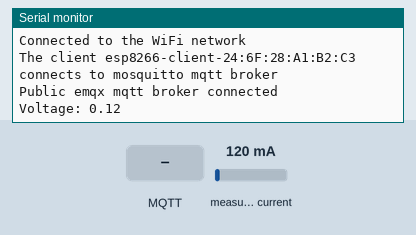
The sketch below on a simulated ESP8266 (NodeMCU). Shown: the last lines printed to the serial monitor. The test bench sets the inputs (shaded band); at power-on: measured current 120 mA. WiFi joins after 1.5 s; servers stay silent unless stated; the local clock reads 2024-03-15 10:24:30 at power-on unless the sketch sets it; no MQTT or app messages arrive unless stated.

Above: at 2.7 s.
2.8 s: MQTT message "1" arrives on the first subscribed topic
At 3.5 s:
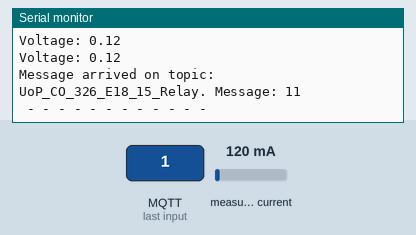
4.4 s: MQTT message "on" arrives on the first subscribed topic
At 6.4 s:
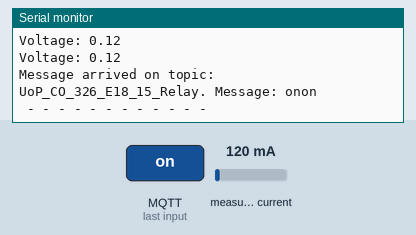
6.8 s: MQTT message "off" arrives on the first subscribed topic
At 8.8 s:
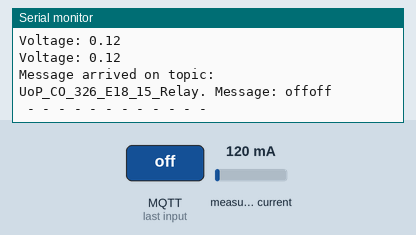
9.2 s: measured current set to 40 mA
At 10.6 s:
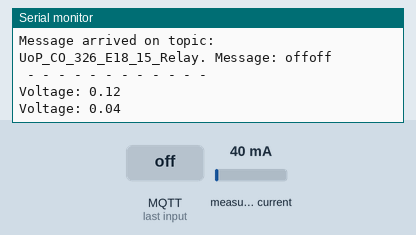
10.7 s: measured current set to 500 mA
At 11.8 s:
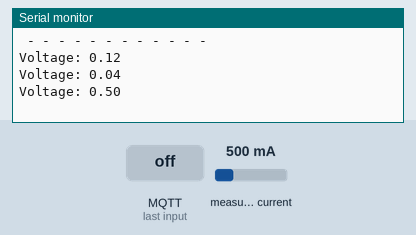
Timing chart, 0 to 13.2 s (numbered marks = the images above; inputs shaded):
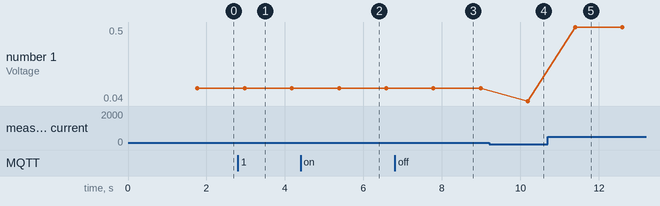

Measured:
- after the input at 2.8 s, the serial monitor: prints a new line after 0.17 s (image 1)
- after the input at 4.4 s, the serial monitor: prints a new line after 0.98 s (image 2)
- after the input at 6.8 s, the serial monitor: prints a new line after 0.98 s (image 3)
- after the input at 9.2 s, the serial monitor: prints a new line after 0.99 s (image 4)
- after the input at 10.7 s, the serial monitor: prints a new line after 0.69 s (image 5)
- plotted number 1: 0.12 → 0.04 after the input at 9.2 s, 0.04 → 0.5 after the input at 10.7 s

The sketch:

group15-arduino-code.ino
```cpp
// #include <WiFi.h>
#include <ESP8266WiFi.h>
// #include <WiFiClient.h>

#include <PubSubClient.h>

#include "time.h"

#include "EmonLib.h"  // for energy monitoring
#include <EEPROM.h>  // for reading and writing data to
                      // the ESP32’s non-volatile memory

// date and time settings
const long gmtOffset_sec = 19800;
const int daylightOffset_sec = 0;
const char* ntpServer = "pool.ntp.org";

// Replace the next variables with your SSID/Password combination
const char* ssid = "Nisala Induwara";
const char* password = "gango99ns";

// Add your MQTT Broker IP address,
const char* mqtt_broker = "test.mosquitto.org";
const int mqtt_port = 1883;

//topics
const char *topic_volt = "UoP_CO_326_E18_15_Voltage";
const char *topic_curr = "UoP_CO_326_E18_15_Current";
const char *topic_pow = "UoP_CO_326_E18_15_Power";
const char *topic_relay = "UoP_CO_326_E18_15_Relay";

// mqtt client
WiFiClient espClient;
PubSubClient client(espClient);
long lastMsg = 0;
char msg[50];
int value = 0;

//////////////////////////////
// pins of the current sensors
const int trigPinSensor1 = 5;
const int echoPinSensor1 = 18;

// const int trigPinSensor2 = 15;
// const int echoPinSensor2 = 2;
//////////////////////////////

// pins of the voltage sensor
// const int trigPinSensor = 5;
// const int echoPinSensor = 18;

// pins for the LEDs
#define UoP_CO326_Group15_Sensor_Curr_1 32
#define UoP_CO326_Group15_Sensor_Curr_2 25
#define UoP_CO326_Group15_Sensor_Volt 27

EnergyMonitor emon_for_curr_sen_1;
EnergyMonitor emon_for_curr_sen_2;
EnergyMonitor emon_for_volt_sen;

// defines two calibration constants for the voltage
// and current measurements
#define vCalibration 234.26
#define currCalibration 0.50
#define phaseShift 1.7

// callback for MQTT
// This runs when there is a new message from MQTT
void callback(char* topic, byte* message, unsigned int length) {
  // print the message for debugging
  Serial.print("Message arrived on topic: ");
  Serial.print(topic);
  Serial.print(". Message: ");

  // convert the byte messge into a char array
  String messageTemp;
  for (int i = 0; i < length; i++) {
    messageTemp += (char)message[i];
    Serial.print((char) message[i]);
  }
  Serial.println(messageTemp);
  Serial.println();
 Serial.println(" - - - - - - - - - - - -");

}

// conect to wifi
void setup_wifi() {
  delay(10);
  // We start by connecting to a WiFi network
  Serial.println();
  Serial.print("Connecting to ");
  Serial.println(ssid);

 WiFi.begin(ssid, password);
 while (WiFi.status() != WL_CONNECTED) {
  delay(500);
  Serial.println("Connecting to WiFi..");
 }
 Serial.println("Connected to the WiFi network");


  // Serial.println("");
  // Serial.println("WiFi connected");
  // Serial.println("IP address: ");
  // Serial.println(WiFi.localIP());
}


// if MQTT is not connected. Connect
void reconnect() {
   client.setServer(mqtt_broker, mqtt_port);
  client.setCallback(callback);
  while (!client.connected()) {
    String client_id = "esp8266-client-";
    client_id += String(WiFi.macAddress());
    Serial.printf("The client %s connects to mosquitto mqtt broker\n", client_id.c_str());
    if (client.connect(client_id.c_str())) {
      Serial.println("Public emqx mqtt broker connected");
    } else {
      Serial.print("failed with state ");
      Serial.print(client.state());
      delay(2000);
  }
  }
}

// get sensor reading from current sensor 1
// returns Irms as a float
float getCurrentSensor1Reading() {
  emon_for_curr_sen_1.current(UoP_CO326_Group15_Sensor_Curr_1, currCalibration);
  // float calIrms;
  // float curr1In;

  emon_for_curr_sen_1.calcVI(20,2000); // Calculate all. No.of wavelengths, time-out
  emon_for_curr_sen_1.serialprint(); // Print out all variables

  // digitalWrite(trigPinSensor1, LOW);
  // delayMicroseconds(2);
  // digitalWrite(trigPinSensor1, HIGH);
  // delayMicroseconds(10);
  // digitalWrite(trigPinSensor1, LOW);

  // curr1In = pulseIn(echoPinSensor1, HIGH);

  return emon_for_curr_sen_1.Irms;
}

// get sensor reading from current sensor 2
// returns Irms as a float
// float getCurrentSensor2Reading() {
//   emon_for_curr_sen_2.current(UoP_CO326_Group15_Sensor_Curr_2, currCalibration);
//   // float calIrms;
//   // float curr2In;

//   emon_for_curr_sen_2.calcVI(20,2000); // Calculate all. No.of wavelengths, time-out
//   emon_for_curr_sen_2.serialprint(); // Print out all variables

//   // digitalWrite(trigPinSensor2, LOW);
//   // delayMicroseconds(2);
//   // digitalWrite(trigPinSensor2, HIGH);
//   // delayMicroseconds(10);
//   // digitalWrite(trigPinSensor2, LOW);

//   // curr2In = pulseIn(echoPinSensor2, HIGH);

//   return emon_for_curr_sen_2.Irms;
// }

// get sensor reading from the voltage sensor
// returns Vrms as a float
float getVoltageSensorReading() {
  emon_for_volt_sen.voltage(UoP_CO326_Group15_Sensor_Volt, vCalibration, phaseShift);
  // float calVrms;
  // float VIn;

  emon_for_volt_sen.calcVI(20,2000); // Calculate all. No.of wavelengths, time-out
  emon_for_volt_sen.serialprint(); // Print out all variables

  // digitalWrite(trigPinSensor, LOW);
  // delayMicroseconds(2);
  // digitalWrite(trigPinSensor, HIGH);
  // delayMicroseconds(10);
  // digitalWrite(trigPinSensor, LOW);

  // VIn = pulseIn(echoPinSensor, HIGH);

  return emon_for_volt_sen.Vrms;
}

// String getLocalTimeAsString() {
//   struct tm timeinfo;
//   if (!getLocalTime(&timeinfo)) {
//     return "Failed to obtain time";
//   }

//   char buffer[150];
//   strftime(buffer, sizeof(buffer), "%B %d %Y %H:%M:%S", &timeinfo);

//   return String(buffer);
// }

// runs this code once when program starts
void setup() {
  // set serial port baud rate
  Serial.begin(115200);

  // set current sensors pins mode
  pinMode(trigPinSensor1, OUTPUT);
  pinMode(echoPinSensor1, INPUT);
  // pinMode(trigPinSensor2, OUTPUT);
  // pinMode(echoPinSensor2, INPUT);

  pinMode(UoP_CO326_Group15_Sensor_Curr_1, OUTPUT);
  pinMode(UoP_CO326_Group15_Sensor_Curr_2, OUTPUT);


  // // set voltage sensor pins mode
  // pinMode(trigPinSensor, OUTPUT);
  // pinMode(echoPinSensor, INPUT);

  pinMode(UoP_CO326_Group15_Sensor_Volt, OUTPUT);

  // connect to wifi
  setup_wifi();

  // set mqtt configurations
  client.setServer(mqtt_broker, mqtt_port);
  client.setCallback(callback);

  // init and get the time
  configTime(gmtOffset_sec, daylightOffset_sec, ntpServer);
  client.subscribe(topic_relay);

  // // For the Voltage Sensor: input pin, calibration, phase_shift
  // emon.voltage(UoP_CO326_Group15_Sensor_Volt, vCalibration, 1.7);

  // // For Current Sensors: input pin, calibration.
  // emon.voltage(UoP_CO326_Group15_Sensor_Curr_1, currCalibration);
  // emon.current(UoP_CO326_Group15_Sensor_Curr_2, currCalibration);
}

void loop() {
  // if mqtt is not conected. connect to mqtt broker
  if (!client.connected()) {
    reconnect();
  }


  // float Irms2 = getCurrentSensor2Reading();

  // float Iavg = (Irms1 + Irms2) / 2.0;

  // String dateAndTime = getLocalTimeAsString();

  // create the mqtt msg to send
  // String msg = "{\"deviceName\" : \"Group15Node1\" , \
  //   \"timeMeasured\" : \"" + dateAndTime + "\", \
  //        \"VoltageSensor\" : \""+String(Vrms)+"\", \
  //        \"CurrentSensor1\" : \""+String(Irms1)+"\", \
  //        \"CurrentSensor2\" : \""+String(Irms2)+"\"}";

  // char msgCharAray[500] = {};

  // msg.toCharArray(msgCharAray, 499);

  // client.publish("group15/sensors", msgCharAray);
  publishVoltage();
  // publishCurrent();
  // publishPower();
  client.loop();


  delay(1000);
}


void publishVoltage() {
  // get readings from the voltage sensor
  float Vrms = getCurrentSensor1Reading();
  char voltageStr[10];
  dtostrf(Vrms, 4, 2, voltageStr);
  client.publish(topic_volt, voltageStr);
  Serial.print("Voltage: ");
  Serial.println(voltageStr);
}

void publishCurrent() {
// get readings from the current sensors
  float Irms1 = getCurrentSensor1Reading();
  char currentStr[10];
  dtostrf(Irms1, 4, 2, currentStr);
  client.publish(topic_curr, currentStr);
  Serial.print("Voltage: ");
  Serial.println(currentStr);
}

void publishPower() {
  // get readings from the voltage sensor
  float Vrms = getCurrentSensor1Reading();
  float Irms1 = getCurrentSensor1Reading();
  char powerStr[10];
  dtostrf(Vrms*Irms1, 4, 2, powerStr);
  client.publish(topic_pow, powerStr);
  Serial.print("Voltage: ");
  Serial.println(powerStr);
}
```
